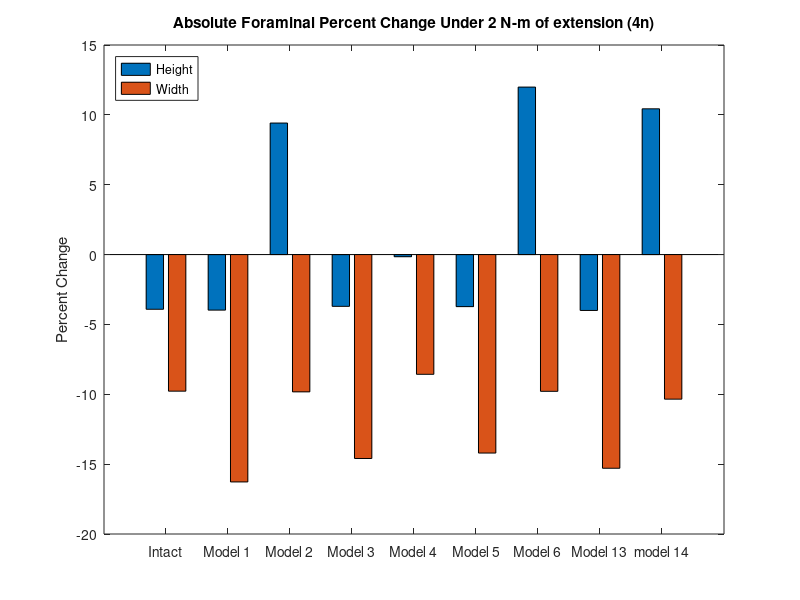
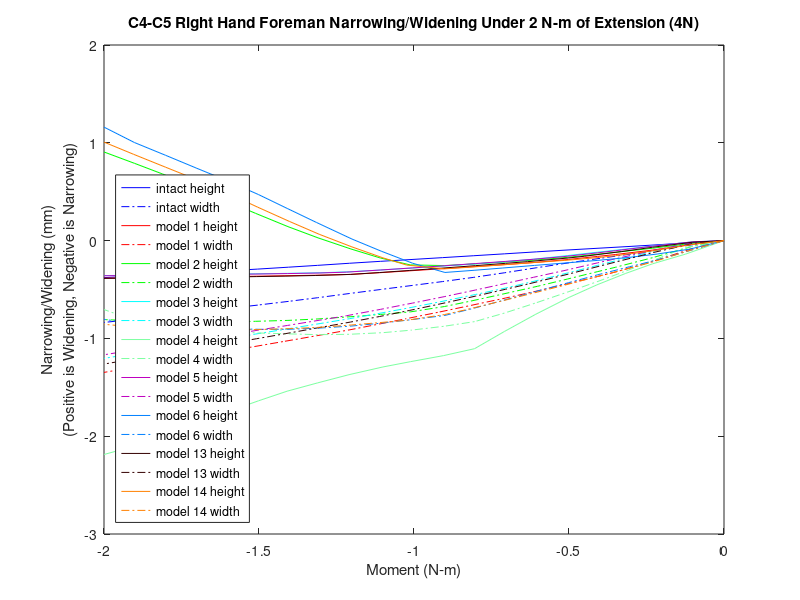

Write the MATLAB code that produced these figures, in order.
%% foreman height and witdth narrowing/widening 
% for all models for the c5-c6 left hand side foreman under lateral bending (5n)
% 20212,40296,25651,42160
k=21;
zero1=[0 0 0 0 0 0 0 0 0 0 0 0 0 0 0 0 0 0 0 0 0];

mag15y=zero1;
mag15x=zero1;
width15=zero1;
height15=zero1;

mag14y=zero1;
mag14x=zero1;
width14=zero1;
height14=zero1;

mag13y=zero1;
mag13x=zero1;
width13=zero1;
height13=zero1;

mag6y=zero1;
mag6x=zero1;
width6=zero1;
height6=zero1;

mag5y=zero1;
mag5x=zero1;
width5=zero1;
height5=zero1;

mag4y=zero1;
mag4x=zero1;
width4=zero1;
height4=zero1;

mag3y=zero1;
mag3x=zero1;
width3=zero1;
height3=zero1;


mag2y=zero1;
mag2x=zero1;
width2=zero1;
height2=zero1;

mag1y=zero1;
mag1x=zero1;
width1=zero1;
height1=zero1;
% 20212,40296,25651,42160
%% model15_intact_TLC_4N
t15=[2 2.05 2.1 2.15 2.2 2.25 2.30198 2.35365 2.40358 2.45421 2.50322 2.55384 2.60384 2.65565 2.70225 2.75206 2.80139 2.85108 2.90339 2.95085 3];

% 20212
aa1=-10.8616+[0.237303 0.31288 0.351397 0.370228 0.381912 0.391195 0.403932 0.411525 0.41968 0.426958 0.431411 0.436007 0.45379 0.497703 0.537359 0.562988 0.57647 0.557766 0.513821 0.473171 0.431502];
aa2=446.379+[0.413703 0.296671 0.470126 0.858419 1.4205 2.12954 2.98047 3.89265 4.82493 5.8058 6.77089 7.77528 8.76902 9.76788 10.621 11.4701 12.2275 12.8904 13.4936 13.9771 14.4441];
aa3=-704.985+[-0.501412 -0.496391 -0.510042 -0.539247 -0.585026 -0.653807 -0.765933 -0.919539 -1.1065 -1.3323 -1.58128 -1.8733 -2.19289 -2.53625 -2.85321 -3.20505 -3.55489 -3.89302 -4.21926 -4.49417 -4.76405];

% 40296
ab1=-12.2381+[0.123435 0.174575 0.202616 0.216278 0.22497 0.232783 0.245353 0.254658 0.268628 0.283895 0.296851 0.315201 0.344883 0.394893 0.433773 0.460938 0.479437 0.472969 0.444385 0.415451 0.385476];
ab2=446.122+[0.252332 0.0815928 0.122571 0.331254 0.676166 1.13434 1.69575 2.30524 2.94156 3.62658 4.31063 5.03119 5.75016 6.47204 7.08543 7.69396 8.23129 8.69702 9.11592 9.4469 9.76496];
ab3=-714.556+[-0.468917 -0.438405 -0.421603 -0.417336 -0.423762 -0.443703 -0.492387 -0.569795 -0.673395 -0.80553 -0.955713 -1.13868 -1.34086 -1.55245 -1.74553 -1.96374 -2.18347 -2.39871 -2.60059 -2.76643 -2.9274];

% 25651
ac1=-9.36067+[0.270513 0.347636 0.387766 0.409586 0.425609 0.43972 0.456944 0.468697 0.480078 0.489549 0.496251 0.503631 0.524353 0.573579 0.618612 0.649329 0.666627 0.65005 0.608196 0.569218 0.529495 ];
ac2=443.597+[0.404337 0.284193 0.444241 0.814097 1.35476 2.04038 2.86571 3.75318 4.66296 5.62297 6.57079 7.56056 8.54295 9.53447 10.3838 11.231 11.9881 12.6517 13.2571 13.7437 14.215];
ac3=-706.266+[-0.440591 -0.426772 -0.407389 -0.388305 -0.373627 -0.371393 -0.400117 -0.464806 -0.561918 -0.694585 -0.853122 -1.05186 -1.28007 -1.53202 -1.76971 -2.0397 -2.31203 -2.57763 -2.83496 -3.05194 -3.26484];

% 42160
ad1=-14.6392+[0.138744 0.196419 0.227168 0.241111 0.248626 0.254628 0.265308 0.272171 0.282938 0.294503 0.303477 0.316712 0.342279 0.389432 0.427427 0.453003 0.469352 0.459338 0.426653 0.394178 0.360711];
ad2=448.856+[0.338222 0.153144 0.210969 0.458411 0.859299 1.38715 2.03176 2.72952 3.4554 4.23341 5.00642 5.81653 6.62169 7.42717 8.11164 8.79102 9.39315 9.91671 10.387 10.7586 11.1154];
ad3=-710.316+[-0.51616 -0.472536 -0.465788 -0.488074 -0.534615 -0.606296 -0.719007 -0.86766 -1.04738 -1.26267 -1.49662 -1.76889 -2.06081 -2.36316 -2.63595 -2.93786 -3.23813 -3.52941 -3.80216 -4.02619 -4.24439];

ya1=aa1-ab1;
ya2=aa2-ab2;
ya3=aa3-ab3;
xa1=ad1-ac1;
xa2=ad2-ac2;
xa3=ad3-ac3;
x15=[xa1',xa2',xa3'];
y15=[ya1',ya2',ya3'];

for n=1:k
    mag15x(n)=sqrt(x15(n,1)^2+x15(n,2)^2+x15(n,3)^2);
end
for n=1:k
    mag15y(n)=sqrt(y15(n,1)^2+y15(n,2)^2+y15(n,3)^2);
end
for n=1:k
    width15(n)=mag15x(1,1)-mag15x(1,n);
end
for n=1:k
    height15(n)=mag15y(1,1)-mag15y(1,n);
end

%% model1_slideslide_tether/S2_4N
t1=[2 2.05126 2.11533 2.17471 2.20404 2.25121 2.30289 2.35286 2.41117 2.46025 2.51267 2.5564 2.60334 2.66048 2.70822 2.759 2.80923 2.85061 2.90524 2.95003 3];
% 20212
ae1=-10.8616+[-0.322039 -0.274874 -0.212712 -0.153142 -0.121714 -0.0716782 -0.0221612 0.0179193 0.0556734 0.0808902 0.102527 0.116023 0.125501 0.127398 0.122106 0.110905 0.0935449 0.0730283 0.0376357 0.00257202 -0.0402057];
ae2=446.379+[1.21324 1.07661 1.00488 1.00717 1.03272 1.11673 1.26674 1.46998 1.77222 2.07166 2.43316 2.77237 3.16842 3.68124 4.14043 4.66367 5.21666 5.6959 6.35155 6.90711 7.54336];
ae3=-704.985+[-0.790441 -0.970197 -1.0187 -1.04279 -1.05495 -1.07864 -1.10923 -1.14485 -1.19616 -1.24711 -1.3132 -1.38054 -1.46338 -1.56288 -1.65639 -1.77177 -1.90225 -2.0242 -2.20962 -2.38009 -2.5853];

% 40296
af1=-12.2381+[-0.296706 -0.275924 -0.227934 -0.186388 -0.167537 -0.133547 -0.093802 -0.0612192 -0.0297956 -0.00653794 0.0145336 0.0291072 0.0421385 0.0573526 0.0661948 0.0704102 0.0673811 0.0607085 0.0452363 0.0302468 0.0132214];
af2= 446.122+[0.803328 0.590812 0.342196 0.168415 0.103395 0.0397918 0.0240425 0.0559111 0.147636 0.263464 0.422305 0.584344 0.784119 1.05666 1.31118 1.61023 1.93835 2.22959 2.63549 2.98642 3.39876];
af3=-714.556+[-0.751604 -0.883601 -0.854455 -0.81125 -0.790283 -0.759468 -0.733308 -0.714681 -0.698544 -0.687848 -0.682756 -0.6853 -0.693657 -0.711019 -0.731306 -0.760156 -0.798247 -0.837828 -0.906414 -0.974153 -1.061];

% 25651
ag1=-9.36067+[-0.292646 -0.244635 -0.180422 -0.118129 -0.0853903 -0.0335446 0.0183992 0.0615604 0.102959 0.131153 0.155773 0.171652 0.183529 0.188165 0.185107 0.176217 0.160806 0.14166 0.107752 0.0737794 0.0319828];
ag2=443.677+[1.15065 1.01058 0.925408 0.913504 0.931216 1.00184 1.1369 1.32467 1.60766 1.89027 2.23307 2.55595 2.93413 3.4245 3.86543 4.36988 4.9053 5.37089 6.01003 6.55353 7.17813];
ag3=-706.563+[-0.648179 -0.821058 -0.841778 -0.834885 -0.829762 -0.823702 -0.819224 -0.816325 -0.81781 -0.823485 -0.837255 -0.856823 -0.884855 -0.911441 -0.940617 -0.983898 -1.0404 -1.09921 -1.19893 -1.29717 -1.42084];

% 42160
ah1=-14.6392+[-0.323489 -0.295695 -0.23926 -0.191439 -0.170004 -0.13207 -0.0892078 -0.0550712 -0.0224867 0.00145008 0.0225702 0.0365564 0.0485425 0.0622417 0.068963 0.0700601 0.0632777 0.0531404 0.0329759 0.0139615 -0.00762303];
ah2=448.856+[0.94052 0.696063 0.430045 0.251245 0.187132 0.129467 0.124317 0.17243 0.290838 0.434519 0.628339 0.824007 1.06335 1.38685 1.68652 2.03579 2.41584 2.75066 3.21446 3.61352 4.08103 ];
ah3=-710.316+[-0.858051 -0.964187 -0.918337 -0.868092 -0.846217 -0.817054 -0.796108 -0.787482 -0.788875 -0.797085 -0.816597 -0.843635 -0.881581 -0.938134 -0.994514 -1.06499 -1.14759 -1.22567 -1.3469 -1.45981 -1.59993];

xb1=ah1-ag1;
xb2=ah2-ag2;
xb3=ah3-ag3;
yb1=ae1-af1;
yb2=ae2-af2;
yb3=ae3-af3;
y1=[yb1',yb2',yb3'];
x1=[xb1',xb2',xb3'];

for n=1:k
    mag1x(n)=sqrt(x1(n,1)^2+x1(n,2)^2+x1(n,3)^2);
end
for n=1:k
    mag1y(n)=sqrt(y1(n,1)^2+y1(n,2)^2+y1(n,3)^2);
end
for n=1:k
    height1(n)=mag1y(1,1)-mag1y(1,n);
end
for n=1:k
    width1(n)=mag1x(1,1)-mag1x(1,n);
end
%% model2_SlideSlide_NoTether/S2_4N
t2=[2 2.05126 2.11533 2.17471 2.20447 2.25221 2.30059 2.35788 2.41099 2.45099 2.50605 2.55427 2.60174 2.65492 2.70335 2.75569 2.80363 2.85302 2.90564 2.95047 3];

% 20212
ai1=-10.8616+[-0.237609 -0.191944 -0.133715 -0.0768157 -0.0472633 -0.00154442 0.0393689 0.0795284 0.108029 0.126423 0.146847 0.154234 0.155256 0.149487 0.136689 0.116326 0.0892378 0.0544481 0.00675228 -0.0398858 -0.0979295];
ai2=446.379+[1.42477 1.28903 1.21542 1.21844 1.24532 1.33336 1.47383 1.71399 1.99965 2.24808 2.62428 2.96029 3.30993 3.73118 4.1416 4.61199 5.06858 5.56382 6.12618 6.6318 7.21125];
ai3=-704.985+[-0.908536 -0.999082 -1.02233 -1.04091 -1.05275 -1.07957 -1.11068 -1.15569 -1.20638 -1.25009 -1.30107 -1.28973 -1.25887 -1.22418 -1.19795 -1.17722 -1.17106 -1.18016 -1.21785 -1.27315 -1.35569];

% 40296
aj1=-12.2381+[-0.2408 -0.219153 -0.175669 -0.139078 -0.120714 -0.087314 -0.0525535 -0.0200557 0.0049413 0.0203658 0.0388404 0.0608217 0.0810597 0.0988882 0.10854 0.112716 0.112971 0.104462 0.0874049 0.0674487 0.0408574 ];
aj2=446.122+[0.873877 0.686511 0.455226 0.291098 0.229343 0.169622 0.152422 0.190734 0.278945 0.373127 0.530084 0.654542 0.767822 0.902014 1.03358 1.18074 1.3256 1.48815 1.69833 1.91099 2.16735];
aj3=-714.556+[-0.83035 -0.884874 -0.838939 -0.792787 -0.770691 -0.741961 -0.720089 -0.70198 -0.689716 -0.683317 -0.686562 -0.693607 -0.692804 -0.689493 -0.690506 -0.695444 -0.702733 -0.715483 -0.73652 -0.76306 -0.801746];

% 25651
ak1=-9.36067+[-0.206337 -0.158932 -0.0979194 -0.0380396 -0.00718186 0.0404957 0.0838404 0.127494 0.159257 0.180031 0.20334 0.213088 0.216694 0.213691 0.203113 0.184826 0.159253 0.125601 0.0783238 0.0317741 -0.0267472];
ak2=443.677+[1.3488 1.21255 1.128 1.11781 1.13704 1.21185 1.33832 1.56045 1.82824 2.06262 2.41673 2.72804 3.05182 3.44484 3.83102 4.27718 4.71445 5.19334 5.74302 6.24186 6.81785 ];
ak3=-706.563+[-0.738806 -0.82688 -0.825816 -0.814542 -0.809215 -0.805892 -0.803296 -0.802421 -0.805844 -0.811054 -0.799926 -0.71582 -0.601734 -0.46575 -0.340716 -0.204832 -0.0874461 0.0226073 0.111462 0.163053 0.199573];

% 42160
al1=-14.6392+[-0.261043 -0.232898 -0.18189 -0.139948 -0.119095 -0.0821663 -0.0449686 -0.0110227 0.0147668 0.0304629 0.0488628 0.0712097 0.0915311 0.108812 0.117107 0.119186 0.117129 0.105481 0.0847615 0.0615766 0.0314862 ];
al2=448.856+[1.02138 0.808433 0.561523 0.392908 0.332312 0.278496 0.271233 0.328738 0.442039 0.558912 0.750157 0.901313 1.04004 1.20419 1.36406 1.54234 1.7169 1.91118 2.15973 2.40788 2.70409];
al3=-710.316+[-0.940231 -0.973396 -0.912404 -0.860058 -0.83728 -0.810433 -0.793786 -0.787835 -0.792382 -0.801663 -0.829331 -0.855536 -0.873355 -0.892636 -0.91579 -0.945798 -0.977607 -1.01741 -1.07178 -1.12982 -1.20462];

xc1=al1-ak1;
xc2=al2-ak2;
xc3=al3-ak3;
yd1=ai1-aj1;
yd2=ai2-aj2;
yd3=ai3-aj3;
y2=[yd1',yd2',yd3'];
x2=[xc1',xc2',xc3'];

for n=1:k
    mag2x(n)=sqrt(x2(n,1)^2+x2(n,2)^2+x2(n,3)^2);
end
for n=1:k
    mag2y(n)=sqrt(y2(n,1)^2+y2(n,2)^2+y2(n,3)^2);
end
for n=1:k
    height2(n)=mag2y(1,1)-mag2y(1,n);
end
for n=1:k
    width2(n)=mag2x(1,1)-mag2x(1,n);
end

%% model3_APSlide_Tether/S2_4N
t3=[2 2.05126 2.11533 2.16533 2.20361 2.25215 2.30482 2.35211 2.4011 2.4565 2.50468 2.55973 2.60432 2.65144 2.70196 2.75595 2.80367 2.85248 2.91084 2.96199 3];
% 20212
am1=-10.8616+[0.090966 0.108522 0.13135 0.148136 0.160944 0.177695 0.195498 0.207811 0.219087 0.229065 0.236315 0.244289 0.24912 0.250804 0.24766 0.240456 0.230347 0.21775 0.197844 0.175411 0.155693];
am2=446.379+[0.899489 0.841843 0.801008 0.797539 0.804169 0.835007 0.904677 1.00483 1.14198 1.33391 1.52737 1.78088 2.01514 2.28101 2.58772 2.94466 3.28319 3.6512 4.11829 4.54802 4.87799];
am3=-704.985+[-0.86313 -0.869286 -0.883891 -0.900498 -0.914403 -0.936645 -0.967348 -0.99777 -1.03121 -1.07224 -1.11047 -1.16 -1.2072 -1.25627 -1.30907 -1.37384 -1.44013 -1.5192 -1.62768 -1.73452 -1.82137];
% 40296
an1=-12.2381+[-0.0539516 -0.0427842 -0.0209699 -0.00299195 0.0103669 0.0282228 0.0483994 0.0636094 0.0749995 0.0862917 0.0953963 0.10369 0.108927 0.11589 0.126131 0.135503 0.141037 0.143258 0.140326 0.133614 0.125986];
an2=446.122+[0.432532 0.35243 0.201436 0.0804257 -0.00858318 -0.106206 -0.180664 -0.215942 -0.223978 -0.199532 -0.152979 -0.073372 0.0142741 0.124041 0.261546 0.4319 0.599229 0.785886 1.03136 1.26259 1.44353 ];
an3=-714.556+[-0.79231 -0.782207 -0.744349 -0.713132 -0.689441 -0.660732 -0.635477 -0.618762 -0.604387 -0.589492 -0.577508 -0.565924 -0.560334 -0.55899 -0.56018 -0.565565 -0.574632 -0.588663 -0.612527 -0.63765 -0.659589];
% 25651
ao1=-9.36067+[0.130737 0.148928 0.172898 0.190945 0.204863 0.222925 0.242286 0.256418 0.269701 0.281876 0.290956 0.301031 0.307611 0.310938 0.309399 0.303796 0.295101 0.283771 0.264943 0.243318 0.224219];
ao2=443.677+[0.851766 0.793394 0.743276 0.729668 0.727832 0.746583 0.802551 0.88993 1.01331 1.18923 1.36859 1.60536 1.82546 2.07556 2.36495 2.70325 3.02536 3.37677 3.82459 4.23827 4.557 ];
ao3=-706.563+[-0.739154 -0.743348 -0.73944 -0.735235 -0.731403 -0.728259 -0.729211 -0.730453 -0.731277 -0.733248 -0.736018 -0.741887 -0.750702 -0.755906 -0.7585 -0.766232 -0.778964 -0.800502 -0.83724 -0.878748 -0.915731];
% 42160
ap1=-14.6392+[-0.0493544 -0.0362003 -0.0111841 0.00938573 0.0245791 0.0446148 0.0665784 0.0825433 0.0943313 0.105945 0.115241 0.123365 0.128021 0.134292 0.143618 0.15146 0.155125 0.154985 0.148677 0.138847 0.128776];
ap2=448.856+[0.511745 0.422355 0.261237 0.13537 0.0441844 -0.0525401 -0.123277 -0.152407 -0.15043 -0.110005 -0.0460361 0.0572228 0.167661 0.303687 0.472164 0.678852 0.880486 1.10411 1.39596 1.66873 1.88096];
ap3=-710.316+[-0.841263 -0.823828 -0.777389 -0.741445 -0.715206 -0.685752 -0.661802 -0.648593 -0.640514 -0.635982 -0.635525 -0.640013 -0.650385 -0.667725 -0.691346 -0.723805 -0.759177 -0.802308 -0.863716 -0.923286 -0.971726];

xe1=ap1-ao1;
xe2=ap2-ao2;
xe3=ap3-ao3;
yf1=am1-an1;
yf2=am2-an2;
yf3=am3-an3;
y3=[yf1',yf2',yf3'];
x3=[xe1',xe2',xe3'];

for n=1:k
    mag3x(n)=sqrt(x3(n,1)^2+x3(n,2)^2+x3(n,3)^2);
end
for n=1:k
    mag3y(n)=sqrt(y3(n,1)^2+y3(n,2)^2+y3(n,3)^2);
end
for n=1:k
    height3(n)=mag3y(1,1)-mag3y(1,n);
end
for n=1:k
    width3(n)=mag3x(1,1)-mag3x(1,n);
end


%% model4_APSlide_NoTether/S2_4N
t4=[2 2.0622 2.11523 2.15852 2.20492 2.25001 2.30364 2.35417 2.40231 2.45225 2.50547 2.55011 2.60474 2.65523 2.70472 2.7507 2.80007 2.85772 2.90074 2.95442 3 ];
% 20212
aq1=-10.8616+[-0.401806 0.336695 0.409687 0.417753 0.417013 0.415209 0.395172 0.371591 0.35851 0.324991 0.274428 0.236021 0.207015 0.178102 0.128647 0.0837992 0.0395807 0.00448718 -0.0278684 -0.0566627 -0.0778714];
aq2= 446.379+[1.11968 0.3659 1.04758 1.90794 2.99773 4.12049 5.45494 6.6664 7.78221 8.80705 9.76187 10.4925 11.3389 12.105 12.8423 13.5149 14.2087 14.9604 15.4827 16.1103 16.6294];
aq3=704.985+[0.123842 -0.805593 -0.869002 -0.982352 -1.15306 -1.36043 -1.67102 -2.00793 -2.35464 -2.57525 -2.77289 -2.92606 -3.11322 -3.30124 -3.50308 -3.71701 -3.95428 -4.22616 -4.40972 -4.6243 -4.76941];
% 40296
ar1=-12.2381+[-0.211763 0.117334 0.176277 0.194574 0.210148 0.22405 0.231578 0.237594 0.248022 0.259581 0.257807 0.255559 0.258815 0.261325 0.25018 0.241832 0.234188 0.240676 0.239006 0.236276 0.22863 ];
ar2=446.122+[0.668103 -0.156344 0.14809 0.649969 1.32037 2.02522 2.87734 3.66192 4.39566 4.99692 5.50668 5.87112 6.26175 6.61899 6.97425 7.30997 7.65684 8.02324 8.24833 8.50996 8.67107];
ar3=-714.556+[0.114342 -0.676088 -0.640511 -0.655587 -0.708722 -0.78682 -0.924366 -1.08437 -1.25427 -1.40305 -1.53763 -1.63522 -1.74205 -1.84478 -1.9596 -2.07408 -2.19913 -2.32358 -2.40581 -2.50494 -2.56818];
% 25651
as1=-9.36067+[-0.36511 0.381073 0.462605 0.476939 0.482947 0.487175 0.472856 0.453402 0.444476 0.41539 0.369147 0.33498 0.311616 0.288299 0.243213 0.201896 0.160932 0.131076 0.102585 0.0782163 0.0593975];
as2=443.677+[1.04913 0.328265 0.971514 1.79152 2.83614 3.91699 5.20681 6.38287 7.47129 8.46815 9.40163 10.1218 10.9636 11.7336 12.4808 13.1676 13.8814 14.6628 15.2131 15.8797 16.442];
as3=-706.563+[0.290135 -0.696224 -0.676645 -0.699242 -0.758084 -0.849197 -1.0189 -1.22534 -1.45041 -1.51741 -1.55084 -1.56997 -1.59111 -1.62941 -1.68883 -1.77583 -1.88317 -2.01148 -2.08332 -2.16509 -2.18115];
% 42160
at1=-14.6392+[-0.24874 0.142971 0.205786 0.221779 0.23292 0.24184 0.242473 0.241564 0.244652 0.250761 0.244095 0.238816 0.239099 0.239088 0.22429 0.212756 0.202109 0.207662 0.205128 0.201496 0.193446 ];
at2=448.856+[0.825379 -0.144218 0.221189 0.804357 1.5775 2.38823 3.36537 4.26195 5.09566 5.77654 6.35398 6.7662 7.20758 7.6105 8.01081 8.38874 8.77938 9.19092 9.44442 9.73938 9.92213];
at3=-710.316+[-0.0104733 -0.668906 -0.671177 -0.742899 -0.8719 -1.03267 -1.27439 -1.53409 -1.79891 -2.02696 -2.23192 -2.38054 -2.54295 -2.69718 -2.86529 -3.03096 -3.21038 -3.39118 -3.51017 -3.65313 -3.74546];

xg1=at1-as1;
xg2=at2-as2;
xg3=at3-as3;
yh1=aq1-ar1;
yh2=aq2-ar2;
yh3=aq3-ar3;
y4=[yh1',yh2',yh3'];
x4=[xg1',xg2',xg3'];

for n=1:k
    mag4x(n)=sqrt(x4(n,1)^2+x4(n,2)^2+x4(n,3)^2);
end
for n=1:k
    mag4y(n)=sqrt(y4(n,1)^2+y4(n,2)^2+y4(n,3)^2);
end
for n=1:k
    height4(n)=mag4y(1,1)-mag4y(1,n);
end
for n=1:k
    width4(n)=mag4x(1,1)-mag4x(1,n);
end

%% model5_LatSlide_Tether/S2_4N
t5=[2 2.05126 2.11533 2.17471 2.20404 2.25806 2.30703 2.35279 2.40109 2.45138 2.50274 2.55389 2.60894 2.65187 2.70418 2.75649 2.80083 2.85242 2.90526 2.95387 3 ];
% 20212
au1=-10.8616+[0.0660434 0.0830278 0.106193 0.127571 0.138948 0.161601 0.184484 0.20086 0.213257 0.223661 0.231812 0.239011 0.244651 0.246147 0.243307 0.237092 0.228294 0.215725 0.198974 0.179277 0.156799 ];
au2=446.379+[0.900609 0.843765 0.80305 0.793408 0.799861 0.839934 0.90717 1.00287 1.13503 1.30255 1.50193 1.73065 2.0107 2.24837 2.56021 2.89884 3.20742 3.58881 4.00285 4.40232 4.79544 ];
au3=-704.985+[-0.858817 -0.865198 -0.881299 -0.90176 -0.913624 -0.93965 -0.968087 -0.996625 -1.02854 -1.06548 -1.10564 -1.15106 -1.20831 -1.25209 -1.30561 -1.36642 -1.42612 -1.50691 -1.60159 -1.69915 -1.80107];
% 40296
av1=-12.2381+[-0.0560071 -0.0458864 -0.0252124 -0.00382041 0.00645417 0.0250647 0.0379438 0.0493683 0.062038 0.0742319 0.0862595 0.0963487 0.105131 0.112239 0.123057 0.132516 0.138094 0.141111 0.139409 0.13425 0.126056];
av2=446.122+[0.402313 0.323881 0.181638 0.0530163 -0.00665257 -0.103722 -0.17227 -0.209543 -0.22145 -0.206001 -0.162391 -0.0941139 0.00674306 0.10373 0.241897 0.401735 0.552931 0.744787 0.960366 1.17339 1.38719];
av3=-714.556+[-0.792025 -0.782412 -0.74451 -0.706222 -0.687887 -0.657914 -0.638054 -0.622818 -0.608043 -0.593716 -0.580328 -0.568545 -0.560054 -0.558858 -0.559528 -0.563678 -0.571192 -0.584682 -0.604588 -0.626662 -0.651503];
% 25651
aw1=-9.36067+[0.107468 0.125063 0.149132 0.171525 0.1835 0.207259 0.231551 0.249413 0.263529 0.275806 0.285842 0.294955 0.302767 0.305774 0.304626 0.299969 0.292495 0.281282 0.265552 0.246607 0.224869 ];
aw2=443.677+[0.85269 0.795058 0.744972 0.723644 0.723562 0.750227 0.8047 0.887811 1.00629 1.15937 1.34394 1.5574 1.8204 2.04384 2.33791 2.65868 2.9521 3.31604 3.71267 4.09678 4.47616];
aw3=-706.563+[-0.73196 -0.73629 -0.734215 -0.731791 -0.730502 -0.728808 -0.729271 -0.729256 -0.729059 -0.730925 -0.733932 -0.739704 -0.750727 -0.754936 -0.757044 -0.76333 -0.773947 -0.794757 -0.82542 -0.861911 -0.904093];
% 42160
ax1=-14.6392+[-0.0511071 -0.039161 -0.0155055 0.00874157 0.0203575 0.0412334 0.0551968 0.0672602 0.0805298 0.0931668 0.105556 0.115667 0.123923 0.130455 0.140371 0.148443 0.152378 0.153023 0.148368 0.140378 0.129298];
ax2=448.856+[0.478028 0.390527 0.23948 0.107071 0.0470118 -0.0481513 -0.113889 -0.145619 -0.148056 -0.118939 -0.0575603 0.0318847 0.159812 0.280186 0.449758 0.644033 0.826497 1.05671 1.31353 1.56539 1.81662];
ax3=-710.316+[-0.838366 -0.821674 -0.776235 -0.733863 -0.714495 -0.684409 -0.665661 -0.653591 -0.644611 -0.639023 -0.637266 -0.639719 -0.650041 -0.665452 -0.688817 -0.718538 -0.749916 -0.793442 -0.846558 -0.90057 -0.956906];

xi1=ax1-aw1;
xi2=ax2-aw2;
xi3=ax3-aw3;
yj1=au1-av1;
yj2=au2-av2;
yj3=au3-av3;
y5=[yj1',yj2',yj3'];
x5=[xi1',xi2',xi3'];

for n=1:k
    mag5x(n)=sqrt(x5(n,1)^2+x5(n,2)^2+x5(n,3)^2);
end
for n=1:k
    mag5y(n)=sqrt(y5(n,1)^2+y5(n,2)^2+y5(n,3)^2);
end
for n=1:k
    height5(n)=mag5y(1,1)-mag5y(1,n);
end
for n=1:k
    width5(n)=mag5x(1,1)-mag5x(1,n);
end


%% model6_LatSlide_NoTether/S2_4N
t6=[2 2.05467 2.1077 2.15244 2.20335 2.25035 2.30555 2.35774 2.40313 2.45015 2.50252 2.55284 2.60017 2.65712 2.70364 2.75106 2.80515 2.85128 2.90047 2.95082 3];
% 20212
ay1=-10.8616+[-0.401788 -0.177881 -0.0103098 0.100898 0.198372 0.254215 0.286881 0.292975 0.287294 0.278911 0.25427 0.213947 0.165226 0.0939351 0.0279326 -0.0483347 -0.145249 -0.232248 -0.324199 -0.403809 -0.468723 ];
ay2=446.379+[1.12007 0.818804 0.819644 0.976243 1.29268 1.71344 2.3562 3.09467 3.82483 4.64654 5.54971 6.4116 7.22439 8.19115 8.97724 9.78317 10.7122 11.5072 12.3512 13.1957 13.9917];
ay3=-704.985+[0.122619 -0.974911 -0.973608 -0.980414 -1.01092 -1.06384 -1.16031 -1.28669 -1.42774 -1.60164 -1.70969 -1.81386 -1.93307 -2.08696 -2.23377 -2.40256 -2.6352 -2.86696 -3.13549 -3.42688 -3.6982 ];
% 40296
az1=-12.2381+[-0.211769 -0.21483 -0.0967389 -0.0186848 0.0477608 0.0884931 0.116684 0.130851 0.139047 0.143145 0.156639 0.160447 0.15574 0.133992 0.10445 0.0680413 0.01817 -0.0283249 -0.0772943 -0.109743 -0.133553];
az2=446.122+[0.66834 0.258211 0.0894408 0.0781614 0.164229 0.338903 0.664274 1.08276 1.52183 2.03299 2.54838 3.00137 3.42172 3.90006 4.28185 4.68658 5.18306 5.62004 6.08907 6.54984 6.95318];
az3=-714.556+[0.113813 -0.856448 -0.779729 -0.727382 -0.689844 -0.675273 -0.680364 -0.70531 -0.745968 -0.803185 -0.883833 -0.966805 -1.05662 -1.16615 -1.25866 -1.36282 -1.50009 -1.63092 -1.78295 -1.93512 -2.07586];
% 25651
ba1=-9.36067+[-0.365092 -0.143393 0.0283445 0.14351 0.246245 0.307392 0.346095 0.357533 0.355891 0.351501 0.330809 0.294084 0.247696 0.178314 0.113172 0.0368301 -0.0610818 -0.149108 -0.241795 -0.321551 -0.385991];
ba2=443.677+[1.04957 0.755267 0.744274 0.886343 1.18196 1.57972 2.19198 2.89971 3.60248 4.39631 5.26215 6.09084 6.87803 7.82175 8.59629 9.39731 10.3287 11.132 11.9914 12.8587 13.686];
ba3=-706.563+[0.28882 -0.826095 -0.798414 -0.77251 -0.753949 -0.750074 -0.767352 -0.808354 -0.867613 -0.95026 -0.922005 -0.879161 -0.856231 -0.831965 -0.830808 -0.851143 -0.921573 -1.01732 -1.14475 -1.29117 -1.414];
% 42160
bb1=-14.6392+[-0.248732 -0.223697 -0.0921935 -0.00667699 0.0647317 0.107437 0.135209 0.146865 0.151575 0.151007 0.159975 0.158751 0.14837 0.120016 0.0851111 0.0436448 -0.0118936 -0.0632626 -0.117998 -0.155188 -0.183131];
bb2=448.856+[0.825649 0.326842 0.152301 0.153543 0.265396 0.476363 0.860697 1.34881 1.85726 2.44624 3.03872 3.56066 4.04281 4.58897 5.02316 5.4819 6.04261 6.53489 7.06264 7.57972 8.03246 ];
bb3=-710.316+[-0.0110182 -0.905978 -0.817782 -0.769514 -0.74641 -0.755378 -0.801846 -0.878505 -0.973172 -1.09377 -1.23987 -1.38423 -1.53172 -1.70706 -1.8523 -2.01228 -2.21819 -2.41023 -2.63004 -2.84908 -3.05057];

xk1=bb1-ba1;
xk2=bb2-ba2;
xk3=bb3-ba3;
yl1=ay1-az1;
yl2=ay2-az2;
yl3=ay3-az3;
y6=[yl1',yl2',yl3'];
x6=[xk1',xk2',xk3'];

for n=1:k
    mag6x(n)=sqrt(x6(n,1)^2+x6(n,2)^2+x6(n,3)^2);
end
for n=1:k
    mag6y(n)=sqrt(y6(n,1)^2+y6(n,2)^2+y6(n,3)^2);
end
for n=1:k
    height6(n)=mag6y(1,1)-mag6y(1,n);
end
for n=1:k
    width6(n)=mag6x(1,1)-mag6x(1,n);
end


%% model13_Fixed_Tether_S2_4N
t13=[2 2.05126 2.11533 2.16533 2.2247 2.25107 2.31707 2.35251 2.40079 2.4548 2.50774 2.55564 2.60228 2.65931 2.70659 2.75382 2.80395 2.85431 2.90296 2.95231 3 ];
% 20212
bc1=-10.8616+[0.14562 0.167667 0.195298 0.214628 0.234714 0.242316 0.258719 0.266645 0.275055 0.280514 0.283289 0.28386 0.283708 0.278261 0.268827 0.256143 0.240619 0.222458 0.201284 0.176159 0.146564];
bc2=446.379+[1.07675 1.00947 0.975278 0.990899 1.04481 1.0851 1.23494 1.34006 1.51567 1.75622 2.02935 2.30799 2.60001 2.9849 3.32772 3.69262 4.10671 4.54644 4.99375 5.46589 5.93953];
bc3=-704.985+[-0.585003 -0.592923 -0.62175 -0.654132 -0.69575 -0.715192 -0.765801 -0.794331 -0.837037 -0.890731 -0.94837 -1.00707 -1.06876 -1.14204 -1.20592 -1.27778 -1.36567 -1.46678 -1.58099 -1.71241 -1.85342];
% 40296
bd1=-12.2381+[0.00596392 0.0211339 0.048779 0.0708216 0.0939399 0.102812 0.120356 0.127593 0.13638 0.143409 0.148383 0.150708 0.151714 0.155717 0.160032 0.161517 0.159826 0.154258 0.146989 0.138131 0.127962];
bd2=446.122+[0.498484 0.401878 0.251309 0.154623 0.06054 0.028248 -0.0166451 -0.0215068 -0.000949077 0.059823 0.151768 0.262308 0.38937 0.569823 0.738094 0.924601 1.14381 1.38599 1.6401 1.91464 2.19695];
bd3=-714.556+[-0.522187 -0.509308 -0.474682 -0.450252 -0.425188 -0.416286 -0.398906 -0.391041 -0.380749 -0.371421 -0.363504 -0.358906 -0.35665 -0.359975 -0.364635 -0.373446 -0.387628 -0.410655 -0.443517 -0.486803 -0.536921 ];
% 25651
be1=-9.36067+[0.185688 0.208349 0.2367 0.256758 0.278125 0.286435 0.305117 0.314526 0.325074 0.333065 0.338448 0.341487 0.343701 0.3411 0.334127 0.323874 0.310731 0.294643 0.275266 0.251768 0.223487];
be2=443.677+[1.01382 0.945133 0.900183 0.904776 0.944354 0.977854 1.1097 1.20473 1.36605 1.59003 1.8466 2.10998 2.38719 2.7529 3.07966 3.42874 3.82634 4.25016 4.68285 5.14104 5.60215 ];
be3=-706.563+[-0.430726 -0.435404 -0.443148 -0.453555 -0.465249 -0.469854 -0.479194 -0.483504 -0.490815 -0.501816 -0.514884 -0.530594 -0.548765 -0.563306 -0.574825 -0.591796 -0.618616 -0.656373 -0.707241 -0.772302 -0.84722 ];
% 42160
bf1=-14.6392+[0.0086072 0.0259035 0.0568412 0.081392 0.107057 0.116992 0.136469 0.144344 0.153754 0.161131 0.166195 0.16824 0.168767 0.172124 0.175606 0.175828 0.172348 0.164354 0.154279 0.142072 0.128448];
bf2=448.856+[0.623689 0.516475 0.355749 0.255916 0.161663 0.130664 0.0934587 0.095231 0.128765 0.209275 0.324886 0.460624 0.614806 0.831254 1.03174 1.25242 1.50983 1.79214 2.08623 2.40235 2.7261];
bf3=-710.316+[-0.603201 -0.581824 -0.538335 -0.510318 -0.483554 -0.474837 -0.461317 -0.457466 -0.455526 -0.4595 -0.467926 -0.481191 -0.498559 -0.528426 -0.557431 -0.59277 -0.637395 -0.693393 -0.76005 -0.839518 -0.926598];

xm1=bf1-be1;
xm2=bf2-be2;
xm3=bf3-be3;
yn1=bc1-bd1;
yn2=bc2-bd2;
yn3=bc3-bd3;
y13=[yn1',yn2',yn3'];
x13=[xm1',xm2',xm3'];

for n=1:k
    mag13x(n)=sqrt(x13(n,1)^2+x13(n,2)^2+x13(n,3)^2);
end
for n=1:k
    mag13y(n)=sqrt(y13(n,1)^2+y13(n,2)^2+y13(n,3)^2);
end
for n=1:k
    height13(n)=mag13y(1,1)-mag13y(1,n);
end
for n=1:k
    width13(n)=mag13x(1,1)-mag13x(1,n);
end


%% model14_Fixed_NoTether/S2_4N
t14=[2 2.05126 2.11533 2.17471 2.20107 2.25678 2.30078 2.35474 2.41562 2.45083 2.5117 2.55021 2.60026 2.65289 2.70081 2.75198 2.8011 2.85607 2.90043 2.95245 3 ];
% 20212
bg1=-10.8616+[-0.290584 -0.193767 -0.0687673 0.0265831 0.0618078 0.122593 0.160462 0.196638 0.221125 0.231651 0.237282 0.232897 0.219227 0.19295 0.161635 0.118307 0.0685747 0.00325778 -0.0575245 -0.135139 -0.214805];
bg2=446.379+[1.36888 1.16525 1.12528 1.21029 1.28387 1.51271 1.7585 2.13373 2.65875 3.00324 3.63634 4.04158 4.58923 5.19664 5.77296 6.40999 7.04217 7.77663 8.39119 9.12923 9.82645 ];
bg3=-704.985+[-0.492421 -0.717847 -0.756638 -0.786894 -0.802019 -0.839927 -0.877711 -0.938019 -1.02719 -1.08866 -1.15201 -1.14811 -1.14628 -1.16202 -1.18981 -1.2409 -1.31059 -1.42173 -1.54076 -1.70582 -1.87595];
% 40296
bh1=-12.2381+[-0.262043 -0.218809 -0.122471 -0.0475311 -0.0200093 0.0263328 0.0536305 0.0806278 0.100937 0.107851 0.122687 0.134288 0.145025 0.148752 0.144689 0.133961 0.116473 0.0890298 0.0624201 0.0282351 -0.0114031];
bh2=446.122+[0.846901 0.534666 0.314417 0.227151 0.214389 0.23539 0.299304 0.438196 0.679803 0.854866 1.18124 1.36751 1.60338 1.86145 2.09934 2.35846 2.62053 2.95003 3.24951 3.62176 3.98939 ];
bh3=-714.556+[-0.447652 -0.61604 -0.564932 -0.520739 -0.504349 -0.476779 -0.460426 -0.445957 -0.440215 -0.441814 -0.459182 -0.467438 -0.481563 -0.507557 -0.540579 -0.584276 -0.635643 -0.70331 -0.77247 -0.869553 -0.971942];
% 25651
bi1=-9.36067+[-0.2566 -0.160992 -0.0346225 0.063297 0.100087 0.165035 0.20679 0.248055 0.278357 0.292254 0.303354 0.302367 0.292828 0.270487 0.242327 0.201678 0.153436 0.0889995 0.028123 -0.0508442 -0.133554];
bi2=443.677+[1.29559 1.08453 1.02948 1.09962 1.16576 1.37696 1.60722 1.96211 2.46264 2.79262 3.39574 3.77879 4.29779 4.8777 5.43183 6.04934 6.66761 7.39309 8.00511 8.74522 9.44859 ];
bi3=-706.563+[-0.323524 -0.536574 -0.545021 -0.542653 -0.540481 -0.534958 -0.532465 -0.537421 -0.556214 -0.573623 -0.541972 -0.461955 -0.350582 -0.243129 -0.150465 -0.0662167 -0.00225237 0.0342219 0.0314843 0.00426576 -0.0421511];
% 42160
bk1=-14.6392+[-0.294117 -0.236874 -0.129976 -0.0474863 -0.0172659 0.0335079 0.0631617 0.0919398 0.11276 0.119302 0.133491 0.144806 0.15479 0.156566 0.149801 0.135295 0.113789 0.0818333 0.0511997 0.0111807 -0.0339248 ];
bk2=448.856+[1.02023 0.672348 0.437707 0.35195 0.343232 0.379114 0.461186 0.630646 0.917587 1.12308 1.50257 1.71923 1.99456 2.29527 2.57175 2.8723 3.17498 3.55322 3.89516 4.31896 4.73636 ];
bk3=-710.316+[-0.582165 -0.71771 -0.650534 -0.6029 -0.587664 -0.567601 -0.562354 -0.568236 -0.594632 -0.618658 -0.676191 -0.707898 -0.753221 -0.814314 -0.880356 -0.960808 -1.04924 -1.16244 -1.27245 -1.42105 -1.57457];

xo1=bk1-bi1;
xo2=bk2-bi2;
xo3=bk3-bi3;
yp1=bg1-bh1;
yp2=bg2-bh2;
yp3=bg3-bh3;
x14=[xo1',xo2',xo3'];
y14=[yp1',yp2',yp3'];

for n=1:k
    mag14x(n)=sqrt(x14(n,1)^2+x14(n,2)^2+x14(n,3)^2);
end
for n=1:k
    mag14y(n)=sqrt(y14(n,1)^2+y14(n,2)^2+y14(n,3)^2);
end
for n=1:k
    height14(n)=mag14y(1,1)-mag14y(1,n);
end
for n=1:k
    width14(n)=mag14x(1,1)-mag14x(1,n);
end

%% Percent change
% bar plot
figure(1)
pc15x=(mag15x(21)/mag15x(1)*100)-100;
pc15y=(mag15y(21)/mag15y(1)*100)-100;
pc15=[pc15y,pc15x];

pc1x=(mag1x(21)/mag1x(1)*100)-100;
pc1y=(mag1y(21)/mag1y(1)*100)-100;
pc1=[pc1y,pc1x];

pc2x=(mag2x(21)/mag2x(1)*100)-100;
pc2y=(mag2y(21)/mag2y(1)*100)-100;
pc2=[pc2y,pc2x];

pc3x=(mag3x(21)/mag3x(1)*100)-100;
pc3y=(mag3y(21)/mag3y(1)*100)-100;
pc3=[pc3y,pc3x];

pc4x=(mag4x(21)/mag4x(1)*100)-100;
pc4y=(mag4y(21)/mag4y(1)*100)-100;
pc4=[pc4y,pc4x];

pc5x=(mag5x(21)/mag5x(1)*100)-100;
pc5y=(mag5y(21)/mag5y(1)*100)-100;
pc5=[pc5y,pc5x];

pc6x=(mag6x(21)/mag6x(1)*100)-100;
pc6y=(mag6y(21)/mag6y(1)*100)-100;
pc6=[pc6y,pc6x];

pc13x=(mag13x(21)/mag13x(1)*100)-100;
pc13y=(mag13y(21)/mag13y(1)*100)-100;
pc13=[pc13y,pc13x];


pc14x=(mag14x(21)/mag14x(1)*100)-100;
pc14y=(mag14y(21)/mag14y(1)*100)-100;
pc14=[pc14y,pc14x];

PC=[pc15;pc1;pc2;pc3;pc4;pc5;pc6;pc13;pc14];
bar(PC)
xticklabels({'Intact','Model 1','Model 2', 'Model 3','Model 4','Model 5','Model 6','Model 13','model 14'})
ylabel('Percent Change')
legend('Height','Width','location','northwest')
title('Absolute Foraminal Percent Change Under 2 N-m of extension (4n)')

%% figures
figure(2)

plot((t15-2)*(-2),-1*height15,'b')
hold on
plot((t15-2)*(-2),-1*width15,'-.b')
hold on

plot((t1-2)*(-2),-1*height1,'r')
hold on
plot((t1-2)*(-2),-1*width1,'-.r')
hold on

plot((t2-2)*(-2),-1*height2,'g')
hold on
plot((t2-2)*(-2),-1*width2,'-.g')
hold on

plot((t3-2)*(-2),-1*height3,'c')
hold on
plot((t3-2)*(-2),-1*width3,'-.c')
hold on

plot((t4-2)*(-2),-1*height4,'color',[.49 1 .63])
hold on
plot((t4-2)*(-2),-1*width4,'-.','color',[.49 1 .63])
hold on

plot((t5-2)*(-2),-1*height5,'color',[0.75, 0, 0.75])
hold on
plot((t5-2)*(-2),-1*width5,'-.','color',[0.75, 0, 0.75])
hold on

plot((t6-2)*(-2),-1*height6,'color',[0 0.5 1])
hold on
plot((t6-2)*(-2),-1*width6,'-.','color',[0 0.5 1])
hold on

plot((t13-2)*(-2),-1*height13,'color',[0.2 0 0])
hold on
plot((t13-2)*(-2),-1*width13,'-.','color',[0.2 0 0])
hold on

plot((t14-2)*(-2),-1*height14,'color',[1 .5 0])
hold on
plot((t14-2)*(-2),-1*width14,'-.','color',[1 .5 0])
hold on

xlabel('Moment (N-m)')
ylabel({'Narrowing/Widening (mm)';'(Positive is Widening, Negative is Narrowing)'})
title('C4-C5 Right Hand Foreman Narrowing/Widening Under 2 N-m of Extension (4N)')
legend('intact height','intact width','model 1 height', 'model 1 width','model 2 height','model 2 width','model 3 height', 'model 3 width','model 4 height','model 4 width','model 5 height','model 5 width','model 6 height','model 6 width','model 13 height','model 13 width','model 14 height','model 14 width','location','southwest')
